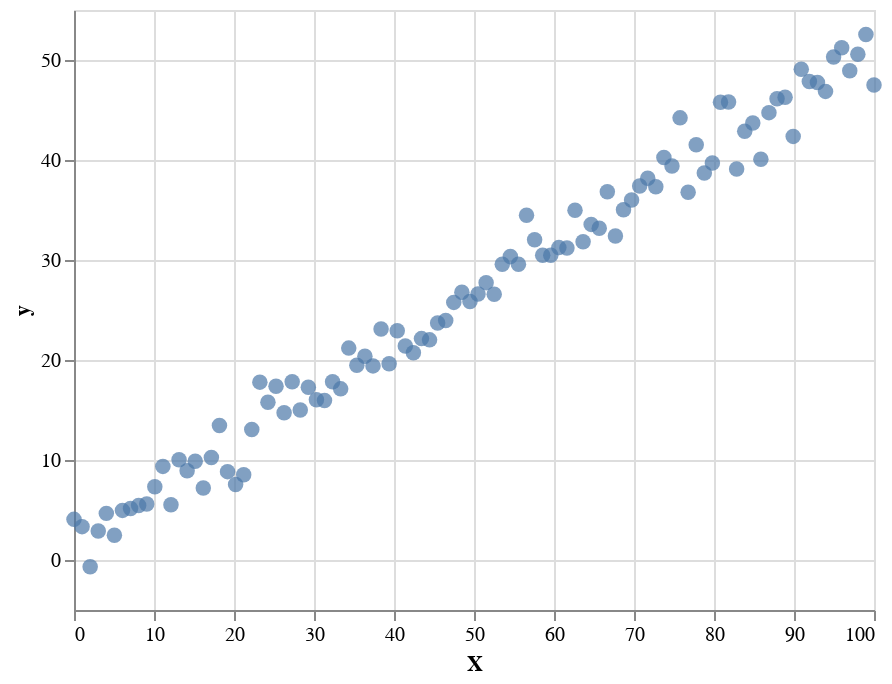

Notebook code for this chart:
### Code cell
alt.Chart(dataset).mark_circle(size=60).encode(alt.X('X:Q'),alt.Y('y:Q'))

### Figure 1 — Vega-Lite specification as saved in the notebook (floating-point values rounded to 4 significant figures)
{"config": {"view": {"continuousWidth": 400, "continuousHeight": 300}}, "data": {"name": "data-4e8e73eaa6b7cbe9d071030d929fd4b7"}, "mark": {"type": "circle", "size": 60}, "encoding": {"x": {"type": "quantitative", "field": "X"}, "y": {"type": "quantitative", "field": "y"}}, "$schema": "https://vega.github.io/schema/vega-lite/v4.8.1.json", "datasets": {"data-4e8e73eaa6b7cbe9d071030d929fd4b7": [{"y": 4.063, "X": 0.0, "predictions": [[0.0]]}, {"y": 3.336, "X": 1.01, "predictions": [[0.3839]]}, {"y": -0.6807, "X": 2.02, "predictions": [[0.7677]]}, {"y": 2.898, "X": 3.03, "predictions": [[1.152]]}, {"y": 4.663, "X": 4.04, "predictions": [[1.535]]}, {"y": 2.485, "X": 5.051, "predictions": [[1.919]]}, {"y": 4.961, "X": 6.061, "predictions": [[2.303]]}, {"y": 5.152, "X": 7.071, "predictions": [[2.687]]}, {"y": 5.449, "X": 8.081, "predictions": [[3.071]]}, {"y": 5.596, "X": 9.091, "predictions": [[3.455]]}, {"y": 7.317, "X": 10.1, "predictions": [[3.839]]}, {"y": 9.362, "X": 11.11, "predictions": [[4.222]]}, {"y": 5.53, "X": 12.12, "predictions": [[4.606]]}, {"y": 10.02, "X": 13.13, "predictions": [[4.99]]}, {"y": 8.928, "X": 14.14, "predictions": [[5.374]]}, {"y": 9.866, "X": 15.15, "predictions": [[5.758]]}, {"y": 7.208, "X": 16.16, "predictions": [[6.142]]}, {"y": 10.26, "X": 17.17, "predictions": [[6.525]]}, {"y": 13.46, "X": 18.18, "predictions": [[6.909]]}, {"y": 8.836, "X": 19.19, "predictions": [[7.293]]}, {"y": 7.546, "X": 20.2, "predictions": [[7.677]]}, {"y": 8.519, "X": 21.21, "predictions": [[8.061]]}, {"y": 13.04, "X": 22.22, "predictions": [[8.445]]}, {"y": 17.79, "X": 23.23, "predictions": [[8.829]]}, {"y": 15.77, "X": 24.24, "predictions": [[9.212]]}, {"y": 17.37, "X": 25.25, "predictions": [[9.596]]}, {"y": 14.73, "X": 26.26, "predictions": [[9.98]]}, {"y": 17.83, "X": 27.27, "predictions": [[10.36]]}, {"y": 15.0, "X": 28.28, "predictions": [[10.75]]}, {"y": 17.27, "X": 29.29, "predictions": [[11.13]]}, {"y": 16.02, "X": 30.3, "predictions": [[11.52]]}, {"y": 15.96, "X": 31.31, "predictions": [[11.9]]}, {"y": 17.83, "X": 32.32, "predictions": [[12.28]]}, {"y": 17.11, "X": 33.33, "predictions": [[12.67]]}, {"y": 21.19, "X": 34.34, "predictions": [[13.05]]}, {"y": 19.47, "X": 35.35, "predictions": [[13.43]]}, {"y": 20.38, "X": 36.36, "predictions": [[13.82]]}, {"y": 19.41, "X": 37.37, "predictions": [[14.2]]}, {"y": 23.1, "X": 38.38, "predictions": [[14.59]]}, {"y": 19.63, "X": 39.39, "predictions": [[14.97]]}, {"y": 22.92, "X": 40.4, "predictions": [[15.35]]}, {"y": 21.41, "X": 41.41, "predictions": [[15.74]]}, {"y": 20.73, "X": 42.42, "predictions": [[16.12]]}, {"y": 22.14, "X": 43.43, "predictions": [[16.51]]}, {"y": 22.01, "X": 44.44, "predictions": [[16.89]]}, {"y": 23.7, "X": 45.45, "predictions": [[17.27]]}, {"y": 23.95, "X": 46.46, "predictions": [[17.66]]}, {"y": 25.76, "X": 47.47, "predictions": [[18.04]]}, {"y": 26.77, "X": 48.48, "predictions": [[18.42]]}, {"y": 25.85, "X": 49.49, "predictions": [[18.81]]}, {"y": 26.6, "X": 50.51, "predictions": [[19.19]]}, {"y": 27.74, "X": 51.52, "predictions": [[19.58]]}, {"y": 26.58, "X": 52.53, "predictions": [[19.96]]}, {"y": 29.58, "X": 53.54, "predictions": [[20.34]]}, {"y": 30.36, "X": 54.55, "predictions": [[20.73]]}, {"y": 29.58, "X": 55.56, "predictions": [[21.11]]}, {"y": 34.47, "X": 56.57, "predictions": [[21.5]]}, {"y": 32.02, "X": 57.58, "predictions": [[21.88]]}, {"y": 30.47, "X": 58.59, "predictions": [[22.26]]}, {"y": 30.47, "X": 59.6, "predictions": [[22.65]]}, {"y": 31.24, "X": 60.61, "predictions": [[23.03]]}, {"y": 31.2, "X": 61.62, "predictions": [[23.41]]}, {"y": 34.97, "X": 62.63, "predictions": [[23.8]]}, {"y": 31.82, "X": 63.64, "predictions": [[24.18]]}, {"y": 33.56, "X": 64.65, "predictions": [[24.57]]}, {"y": 33.17, "X": 65.66, "predictions": [[24.95]]}, {"y": 36.83, "X": 66.67, "predictions": [[25.33]]}, {"y": 32.4, "X": 67.68, "predictions": [[25.72]]}, {"y": 35.02, "X": 68.69, "predictions": [[26.1]]}, {"y": 36.0, "X": 69.7, "predictions": [[26.49]]}, {"y": 37.39, "X": 70.71, "predictions": [[26.87]]}, {"y": 38.18, "X": 71.72, "predictions": [[27.25]]}, {"y": 37.33, "X": 72.73, "predictions": [[27.64]]}, {"y": 40.25, "X": 73.74, "predictions": [[28.02]]}, {"y": 39.4, "X": 74.75, "predictions": [[28.41]]}, {"y": 44.21, "X": 75.76, "predictions": [[28.79]]}, {"y": 36.77, "X": 76.77, "predictions": [[29.17]]}, {"y": 41.53, "X": 77.78, "predictions": [[29.56]]}, {"y": 38.7, "X": 78.79, "predictions": [[29.94]]}, {"y": 39.7, "X": 79.8, "predictions": [[30.32]]}, {"y": 45.77, "X": 80.81, "predictions": [[30.71]]}, {"y": 45.8, "X": 81.82, "predictions": [[31.09]]}, {"y": 39.1, "X": 82.83, "predictions": [[31.48]]}, {"y": 42.87, "X": 83.84, "predictions": [[31.86]]}, {"y": 43.69, "X": 84.85, "predictions": [[32.24]]}, {"y": 40.07, "X": 85.86, "predictions": [[32.63]]}, {"y": 44.74, "X": 86.87, "predictions": [[33.01]]}, {"y": 46.13, "X": 87.88, "predictions": [[33.4]]}, {"y": 46.28, "X": 88.89, "predictions": [[33.78]]}, {"y": 42.36, "X": 89.9, "predictions": [[34.16]]}, {"y": 49.07, "X": 90.91, "predictions": [[34.55]]}, {"y": 47.85, "X": 91.92, "predictions": [[34.93]]}, {"y": 47.74, "X": 92.93, "predictions": [[35.31]]}, {"y": 46.86, "X": 93.94, "predictions": [[35.7]]}, {"y": 50.3, "X": 94.95, "predictions": [[36.08]]}, {"y": 51.22, "X": 95.96, "predictions": [[36.47]]}, {"y": 48.92, "X": 96.97, "predictions": [[36.85]]}, {"y": 50.57, "X": 97.98, "predictions": [[37.23]]}, {"y": 52.55, "X": 98.99, "predictions": [[37.62]]}, {"y": 47.49, "X": 100.0, "predictions": [[38.0]]}]}}
